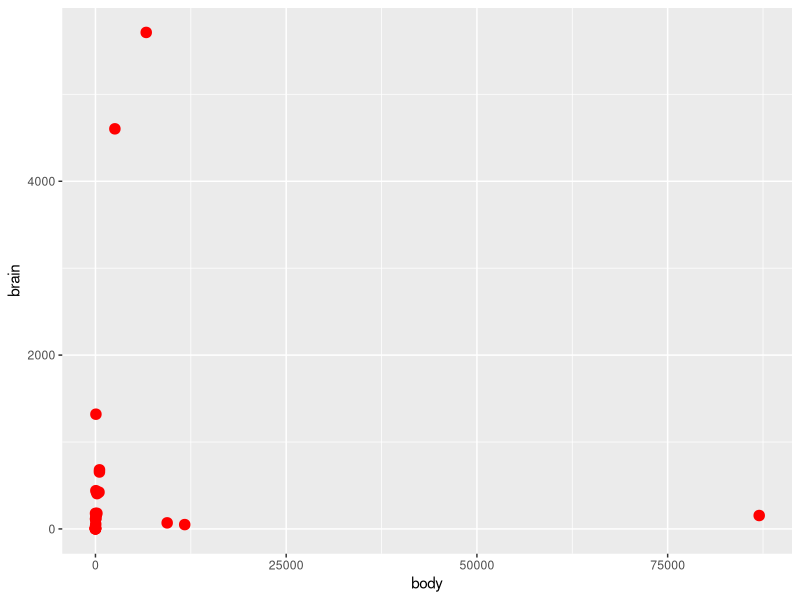
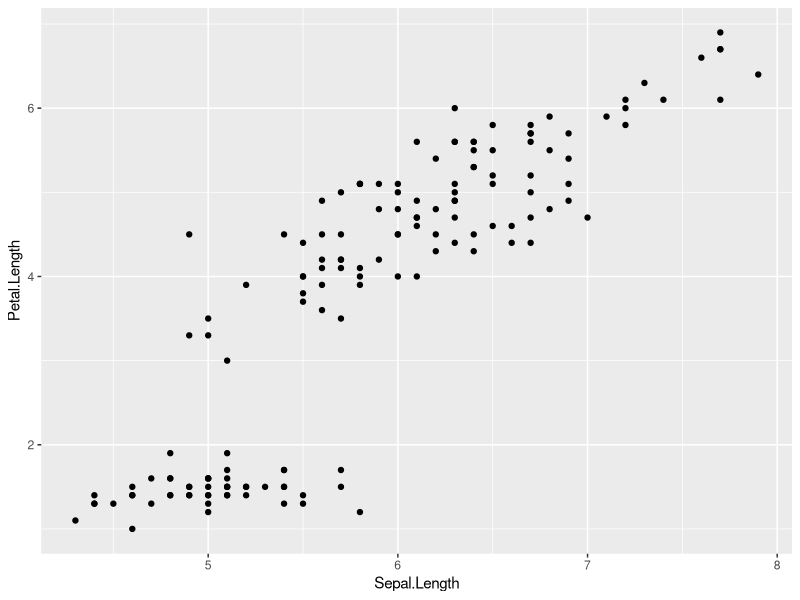
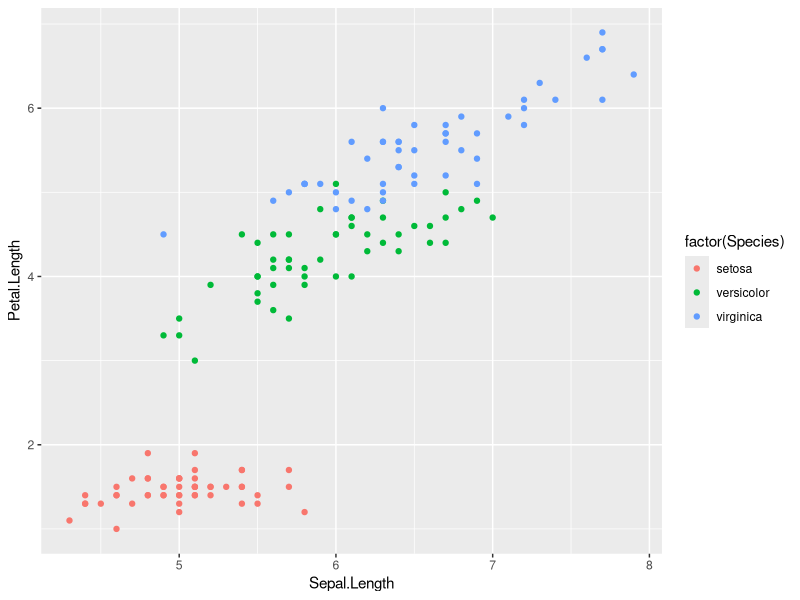
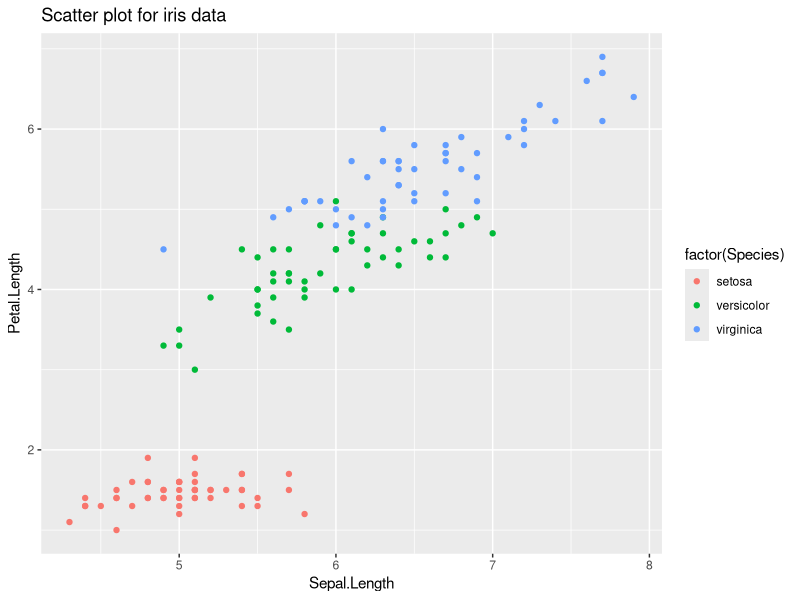
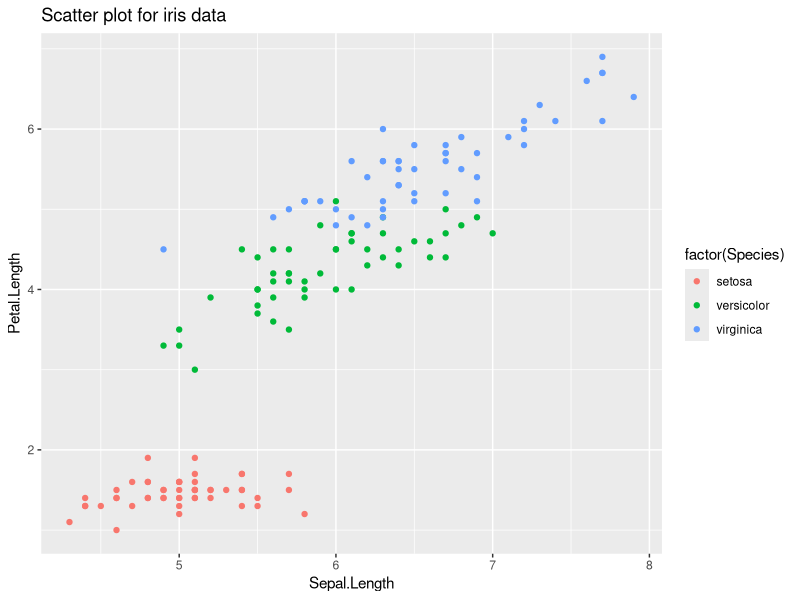

These charts were generated, in order, by the following R code:
#MASS 패키지에 있는 Animals 데이터 셋에 대해 R의 기본 함수를 이용하여 body컬럼을 
#대상으로 다음의 기술통계량을 구하시오
library("MASS")
data("Animals")
#(1) Animals 데이터 셋 구조 보기
mode(Animals);class(Animals)
dim(Animals);names(Animals)
str(Animals);head(Animals)

#(2) 요약통계량
summary(Animals)

#(3) 평균
apply(Animals,2,mean)

#(4) 표준편차
apply(Animals,2,sd)

#(5) Animals 데이터 셋의 빈도수 구하기
table(Animals)
library("ggplot2")
a <- ggplot(data=Animals, aes(x=body, y=brain))
a + geom_point(shape=20, size=5, colour="red")

# 2. 다음은 학생별 과목별 시험 점수이다. 아래 문제를 실행하시오.
#(1) 3명 학생의 과목점수를 이용하여 데이터프레임(DataFrame)을 생성하여 화면출력하시오
Lee <- c(90,75,85)
Kim <- c(70,95,70)
Kang <- c(80,60,90)
subject_1 <- c("국어(Kor)","영어(Eng)","수학(Mat)")
df <- data.frame(subject_1,Lee,Kim,Kang)
colnames(df) <- c("과목","이순신(Lee)","김유신(Kim)","강감찬(Kang)")
df

#(2) 영어과목에서 최고점을 구하시오.
max(df[2,2:4])

#(3) 김유신의 과목 평균점수를 구하시오.
mean(df[,3])

#(4) 수학과목의 분산을 구하시오.
ex <- as.numeric(df[3,2:4])
var(ex)

#(5) 국어과목의 표준편차를 구하시오.
sd(df[1,2:4])

#3. dply패키지와 iris 데이터 넷을 대상으로 아래의 문제를 실행하는 R코드를 작성하여 제출하시오
library("dplyr")
data("iris")
iris
#(1) iris의 꽃받침의 폭(Sepal.Width)이 3.7 이상의 값만 필터링하여 화면출력하시오
subset_iris <- subset(iris,Sepal.Width >= 3.7)
subset_iris

#(2) (1)의 결과에서 2, 4, 5번째 컬럼을 선택하시오
subset_iris2 <- subset_iris[,c(2,4,5)]
subset_iris2

#(3) (2)의 결과에서 2번 컬럼의 값에서 4번 컬럼의 값을 뺀 diff파생변수를 만들고, 앞부분 10개만 
#출력하시오
subset_iris3 <-  mutate(subset_iris2, diff = Sepal.Width - Petal.Width )
head(subset_iris3,10)

#(4) (3)의 결과에서 꽃의 종(Species)별로 그룹화하여 Sepal.Width와 Petal.Width 변수의 평균을 
#계산하시오
subset_iris3 %>% group_by(Species) %>% summarise(Sepal.Width_mean = mean(Sepal.Width),Petal.Width_mean=mean(Petal.Width))

#(5) (3)의 결과에서 위에서 4번째 꽃의 종(Species)는 무엇인가?
subset_iris3[4,"Species"]

#4. iris 데이터를 대상으로 다음 조건에 맞게 시각화 하시오
#(1) 1번 컬럼을 x축으로 하고 3번 컬럼을 y축으로 한다.
ggplot(iris,aes(x=Sepal.Length,y=Petal.Length)) + geom_point()

#(2) 5번 컬럼을 색상 지정한다.
qplot(Sepal.Length, Petal.Length, data = iris, color = factor(Species))

#(3) 차트 제목을 “Scatter plot for iris data”로 추가한다.
qplot(Sepal.Length, Petal.Length, data = iris, color = factor(Species),
      main = "Scatter plot for iris data")

#(4) 폭(720 픽셀)과 높이 (480픽셀)를 설정하여 작성한 차트를 파일명이 “iris_(본인 
#영문이니셜).jpg”인 파일에 저장하고 제출한다.
jpeg(filename = "iris_kgn.jpg",width = 720,height = 480,
     units = "px",bg="transparent")
qplot(Sepal.Length, Petal.Length, data = iris, color = factor(Species),
      main = "Scatter plot for iris data")
dev.off()
